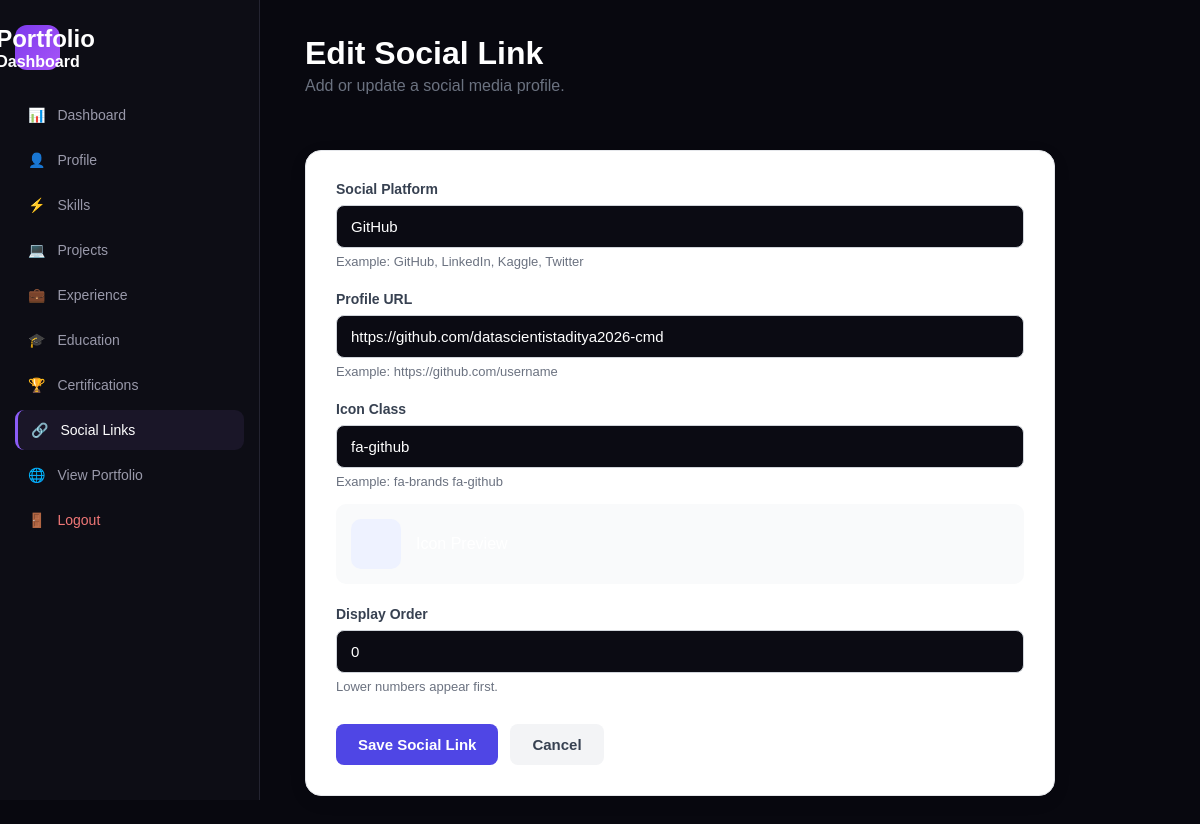
The app's page /dashboard/social/1/edit/ (signed in) with its own data.
### portfolio/models.py (models this page shows, shortened)
class SocialLink(models.Model):
    name = models.CharField(
        max_length=50
    )
    url = models.URLField()
    icon = models.CharField(
        max_length=100,
        blank=True
    )
    order = models.PositiveIntegerField(
        default=0
    )

### portfolio/views.py (the view)
@staff_member_required
def social_edit(request, pk):
    social = get_object_or_404(
        SocialLink,
        pk=pk
    )
    if request.method == "POST":
        form = SocialLinkForm(
            request.POST,
            instance=social
        )
        if form.is_valid():
            form.save()
            messages.success(
                request,
                "Social link updated successfully."
            )
            return redirect("social_list")
    else:
        form = SocialLinkForm(
            instance=social
        )
    return render(
        request,
        "portfolio/dashboard/social_form.html",
        {
            "form": form,
            "title": "Edit Social Link",
        }
    )

### portfolio/forms.py
class SocialLinkForm(forms.ModelForm):
    class Meta:
        model = SocialLink
        fields = [
            "name",
            "url",
            "icon",
            "order",
        ]
        widgets = {
            "name": forms.TextInput(attrs={
                "class": "form-control",
                "placeholder": "GitHub",
            }),
            "url": forms.URLInput(attrs={
                "class": "form-control",
                "placeholder": "https://github.com/username",
            }),
            "icon": forms.TextInput(attrs={
                "class": "form-control",
                "placeholder": "fa-brands fa-github",
            }),
            "order": forms.NumberInput(attrs={
                "class": "form-control",
                "min": "0",
            }),
        }

### templates/portfolio/dashboard/social_form.html (shortened to what this page needs)
{% load static %}
<!DOCTYPE html>
<html lang="en">
<head>
    <link
        rel="stylesheet"
        href="{% static 'css/dashboard.css' %}"
    >
</head>
<body>
<div class="dashboard-wrapper">
    <aside class="sidebar">
        <div class="sidebar-logo">
            <div>
                <h2>Portfolio</h2>
                <span>Dashboard</span>
            </div>
        </div>
        <nav class="sidebar-nav">
            <a
                href="{% url 'dashboard' %}"
                class="nav-item"
            >
                <span>📊</span>
                Dashboard
            </a>
            <a
                href="{% url 'profile_edit' %}"
                class="nav-item"
            >
                <span>👤</span>
                Profile
            </a>
            <a
                href="{% url 'skill_list' %}"
                class="nav-item"
            >
                <span>⚡</span>
                Skills
            </a>
            <a
                href="{% url 'project_list' %}"
                class="nav-item"
            >
                <span>💻</span>
                Projects
            </a>
            <a
                href="{% url 'experience_list' %}"
                class="nav-item"
            >
                <span>💼</span>
                Experience
            </a>
            <a
                href="{% url 'education_list' %}"
                class="nav-item"
            >
                <span>🎓</span>
                Education
            </a>
            <a
                href="{% url 'certification_list' %}"
                class="nav-item"
            >
                <span>🏆</span>
                Certifications
            </a>
            <a
                href="{% url 'social_list' %}"
                class="nav-item active"
            >
                <span>🔗</span>
                Social Links
            </a>
        </nav>
        <div class="sidebar-bottom">
            <a
                href="{% url 'home' %}"
                class="nav-item"
            >
                <span>🌐</span>
                View Portfolio
            </a>
            <a
                href="{% url 'dashboard_logout' %}"
                class="nav-item logout-item"
            >
                <span>🚪</span>
                Logout
            </a>
        </div>
    </aside>
    <main class="dashboard-main">
        <header class="dashboard-header">
            <div class="page-header">
                <h1>
                    {{ title }}
                </h1>
                <p>
                    Add or update a social media profile.
                </p>
            </div>
        </header>
        <div class="form-container">
            <div class="form-card">
                <form method="POST">
                    <div class="form-group">
                        <label
                            for="{{ form.name.id_for_label }}"
                        >
                            Social Platform
                        </label>
                        {{ form.name }}
                        <div class="help-text">
                            Example: GitHub, LinkedIn, Kaggle, Twitter
                        </div>
                    </div>
                    <div class="form-group">
                        <label
                            for="{{ form.url.id_for_label }}"
                        >
                            Profile URL
                        </label>
                        {{ form.url }}
                        <div class="help-text">
                            Example: https://github.com/username
                        </div>
                    </div>
                    <div class="form-group">
                        <label
                            for="{{ form.icon.id_for_label }}"
                        >
                            Icon Class
                        </label>
                        {{ form.icon }}
                        <div class="help-text">
                            Example:
                            fa-brands fa-github
                        </div>
                        <div class="icon-preview">
                            <div class="icon-preview-box">
                            </div>
                            <div>
                            </div>
                        </div>
                    </div>
                    <div class="form-group">
                        <label
                            for="{{ form.order.id_for_label }}"
                        >
                            Display Order
                        </label>
                        {{ form.order }}
                        <div class="help-text">
                            Lower numbers appear first.
                        </div>
                    </div>
                    <div class="form-actions">
                        <button
                            type="submit"
                            class="save-btn"
                        >
                            Save Social Link
                        </button>
                        <a
                            href="{% url 'social_list' %}"
                            class="cancel-btn"
                        >
                            Cancel
                        </a>
                    </div>
                </form>
            </div>
        </div>
    </main>
</div>
</body>
</html>

### static/css/dashboard.css (style rules this page uses)
* { margin: 0; padding: 0; box-sizing: border-box; }
body { font-family: Arial, Helvetica, sans-serif; background: #08080f; color: #ffffff; }
.form-group { margin-bottom: 20px; }
.form-group label { display: block; margin-bottom: 8px; color: #d5d5df; font-size: 14px; font-weight: 600; }
.form-control { width: 100%; padding: 13px 15px; border: 1px solid #303041; border-radius: 10px; background: #0b0b13; color: #ffffff; font-size: 15px; outline: none; transition: 0.3s; }
.sidebar { width: 260px; min-height: 100vh; position: fixed; left: 0; top: 0; background: #0d0d15; border-right: 1px solid #242431; padding: 25px 15px; }
.sidebar-logo { width: 45px; height: 45px; display: flex; align-items: center; justify-content: center; border-radius: 12px; background: linear-gradient( 135deg, #7c3aed, #a855f7 ); font-weight: 800; }
.sidebar-nav { margin-top: 25px; }
.nav-item { display: flex; align-items: center; gap: 12px; padding: 12px 13px; margin-bottom: 5px; border-radius: 9px; color: #9999aa; text-decoration: none; font-size: 14px; transition: 0.25s; }
.nav-item:hover, .nav-item.active { background: #1a1628; color: #ffffff; }
.nav-item.active { border-left: 3px solid #8b5cf6; }
.logout-item { color: #ef7777; }
.dashboard-main { width: calc(100% - 260px); margin-left: 260px; padding: 35px 45px; }
.dashboard-header { display: flex; align-items: center; justify-content: space-between; margin-bottom: 30px; }
.dashboard-header h1 { font-size: 32px; }

### templates/portfolio/dashboard/social_form.html (style rules this page uses)
.form-container { max-width: 750px; }
.form-card { background: #fff; border-radius: 16px; padding: 30px; box-shadow: 0 5px 20px rgba(0,0,0,0.06); border: 1px solid #e5e7eb; }
.page-header { margin-bottom: 25px; }
.page-header h1 { margin-bottom: 5px; }
.page-header p { color: #6b7280; }
.form-group { margin-bottom: 22px; }
.form-group label { display: block; margin-bottom: 8px; font-weight: 600; color: #374151; }
.form-control { width: 100%; box-sizing: border-box; padding: 12px 14px; border: 1px solid #d1d5db; border-radius: 8px; font-size: 15px; }
.help-text { margin-top: 6px; font-size: 13px; color: #6b7280; }
.form-actions { display: flex; gap: 12px; margin-top: 30px; }
.save-btn, .cancel-btn { padding: 12px 22px; border-radius: 8px; border: none; text-decoration: none; font-size: 15px; font-weight: 600; cursor: pointer; }
.save-btn { background: #4f46e5; color: #fff; }
.cancel-btn { background: #f3f4f6; color: #374151; }
.icon-preview { display: flex; align-items: center; gap: 15px; margin-top: 15px; padding: 15px; background: #f9fafb; border-radius: 10px; }
.icon-preview-box { width: 50px; height: 50px; border-radius: 10px; background: #eef2ff; color: #4f46e5; display: flex; align-items: center; justify-content: center; font-size: 22px; }

### records on screen
SocialLink: name "GitHub", url "https://github.com/datascientistaditya2026-cmd", icon "fa-github", order "0"

### other values on screen
{{ title }} "Edit Social Link"
